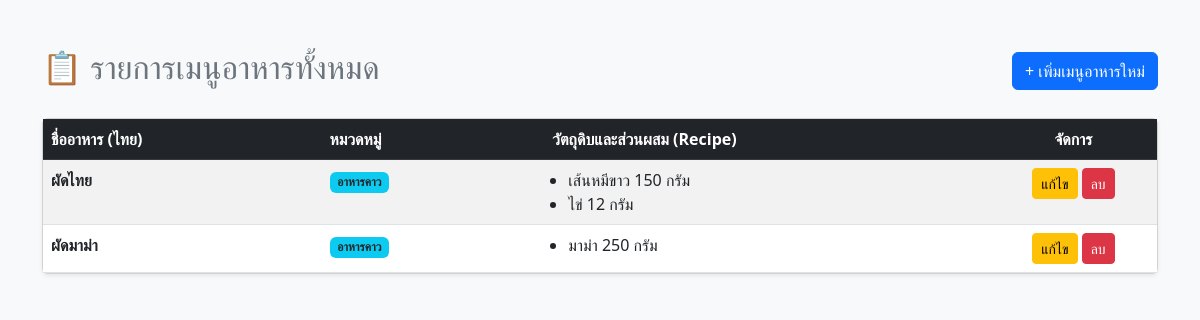
The page / on the database its author committed.
### tables this page shows
CREATE TABLE `foods` (
  `id` int(11) NOT NULL,
  `name_th` varchar(255) NOT NULL,
  `category` varchar(100) NOT NULL,
  `created_at` timestamp NOT NULL DEFAULT current_timestamp()
);

CREATE TABLE `recipes` (
  `id` int(11) NOT NULL,
  `food_id` int(11) NOT NULL,
  `recipe_name` varchar(255) NOT NULL,
  `quantity` float NOT NULL,
  `unit_name` varchar(50) NOT NULL
);

### index.php (the view, shortened to what this page needs)
<?php
require_once 'db.php';
$stmt =$pdo->query("SELECT * FROM foods ORDER BY id DESC");
$foods =$stmt->fetchAll();
?>
<!DOCTYPE html>
<html lang="th">
<head>
    <link href="https://cdn.jsdelivr.net/npm/bootstrap@5.3.0/dist/css/bootstrap.min.css" rel="stylesheet">
</head>
<body class="bg-light">
<div class="container mt-5">
    <div class="d-flex justify-content-between align-items-center mb-4">
        <h2 class="text-secondary">📋 รายการเมนูอาหารทั้งหมด</h2>
        <a href="manage.php" class="btn btn-primary">+ เพิ่มเมนูอาหารใหม่</a>
    </div>
    <div class="card shadow-sm">
        <div class="card-body p-0">
            <table class="table table-hover table-striped mb-0">
                <thead class="table-dark">
                    <tr>
                        <th style="width: 25%">ชื่ออาหาร (ไทย)</th>
                        <th style="width: 20%">หมวดหมู่</th>
                        <th style="width: 40%">วัตถุดิบและส่วนผสม (Recipe)</th>
                        <th style="width: 15%" class="text-center">จัดการ</th>
                    </tr>
                </thead>
                <tbody>
                    <?php if (empty($foods)): ?>
                        <tr>
                            <td colspan="4" class="text-center text-muted py-4">ยังไม่มีข้อมูลอาหารในระบบ</td>
                        </tr>
                    <?php else: ?>
                        <?php foreach ($foods as$food):
                            $stmtRecipe =$pdo->prepare("SELECT * FROM recipes WHERE food_id = ?");
                            $stmtRecipe->execute([$food['id']]);
                            $recipes =$stmtRecipe->fetchAll();
                        ?>
                            <tr>
                                <td><strong><?= htmlspecialchars($food['name_th']) ?></strong></td>
                                <td><span class="badge bg-info text-dark"><?= htmlspecialchars($food['category']) ?></span></td>
                                <td>
                                    <?php if (!empty($recipes)): ?>
                                        <ul class="mb-0 ps-3">
                                            <?php foreach ($recipes as$r): ?>
                                                <li><?= htmlspecialchars($r['recipe_name']) ?> <?= $r['quantity'] ?> <?= htmlspecialchars($r['unit_name']) ?></li>
                                            <?php endforeach; ?>
                                        </ul>
                                    <?php else: ?>
                                        <span class="text-muted small">ไม่มีข้อมูลวัตถุดิบ</span>
                                    <?php endif; ?>
                                </td>
                                <td class="text-center">
                                    <a href="manage.php?id=<?= $food['id'] ?>" class="btn btn-sm btn-warning">แก้ไข</a>
                                    <a href="index.php?delete_id=<?= $food['id'] ?>" class="btn btn-sm btn-danger" onclick="return confirm('คุณแน่ใจหรือไม่ที่จะลบเมนูนี้? ข้อมูลวัตถุดิบทั้งหมดจะถูกลบไปด้วย');">ลบ</a>
                                </td>
                            </tr>
                        <?php endforeach; ?>
                    <?php endif; ?>
                </tbody>
            </table>
        </div>
    </div>
</div>
</body>
</html>

### rows shown on the page
foods: name_th "ผัดไทย", category "อาหารคาว"
recipes: recipe_name "เส้นหมีขาว", quantity "150", unit_name "กรัม"
recipes: recipe_name "ไข่", quantity "12", unit_name "กรัม"
foods: name_th "ผัดมาม่า", category "อาหารคาว"
recipes: recipe_name "มาม่า", quantity "250", unit_name "กรัม"
